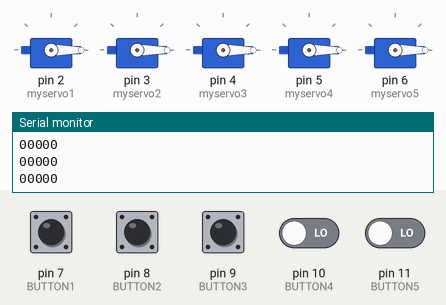
This sketch was run on a simulated Arduino Uno, built with avr-gcc and run on an emulated ATmega328P. On the bench: 5 × servo, the last lines printed to the serial monitor. The test bench sets the inputs (shaded band); at power-on: pin 7 (BUTTON1), pin 8 (BUTTON2), pin 9 (BUTTON3), pin 10 (BUTTON4), pin 11 (BUTTON5) LOW.

Above: at 2.8 s.
2.9 s: pin 7 (BUTTON1) pulled HIGH for 1.2 s
At 3.8 s:
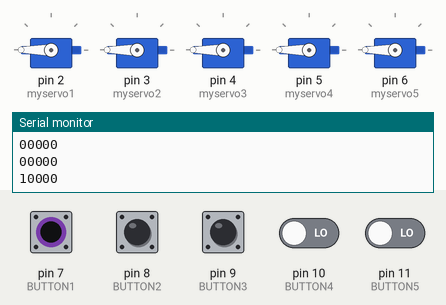
7.5 s: pin 8 (BUTTON2) pulled HIGH for 1.2 s
At 8.4 s:
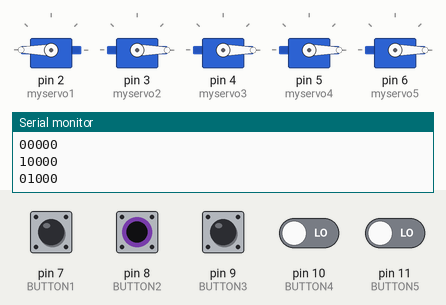
11.0 s: pin 10 (BUTTON4) driven HIGH and pin 11 (BUTTON5) driven HIGH
At 21.0 s:
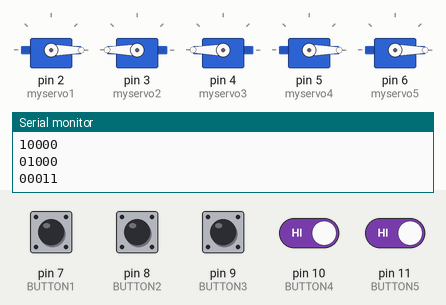
23.3 s: pin 10 (BUTTON4) driven LOW
At 27.6 s:
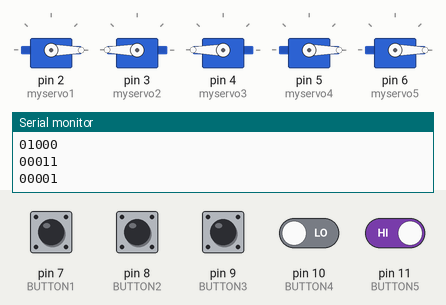
Timing chart, 0 to 28.4 s (numbered marks = the images above; inputs shaded):
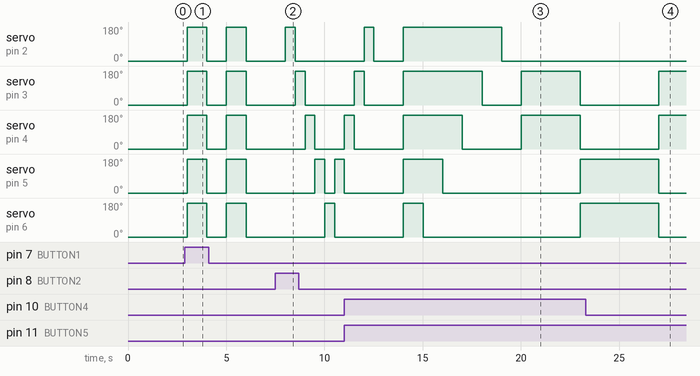

Measured:
- after the input at 2.9 s, servo on pin 2 (myservo1), servo on pin 3 (myservo2), servo on pin 4 (myservo3), servo on pin 5 (myservo4), servo on pin 6 (myservo5): alternates 180° for 1.0 s and 0° for 1.0 s, starting after 0.11 s
- after the input at 7.5 s, servo on pin 2 (myservo1): 0° → 180° after 0.51 s, → 0° 0.50 s later; servo on pin 3 (myservo2): 0° → 180° after 1.0 s, → 0° 0.50 s later
- after the input at 11.0 s, servo on pin 6 (myservo5): 0° → 180° after 3.0 s, → 0° 1.0 s later, → 180° 8.0 s later
- after the input at 23.3 s, servo on pin 2 (myservo1): stays 0° (without the input it goes to 180° after 3.7 s); servo on pin 5 (myservo4): 180° → 0° after 3.7 s; servo on pin 6 (myservo5): 180° → 0° after 3.7 s instead of 4.7 s

The sketch:

Robotic_Hand_Code.ino
```cpp
#include <Servo.h>

Servo myservo1;
Servo myservo2;
Servo myservo3;
Servo myservo4;
Servo myservo5;

int buttonRead;

const int BUTTON1=7;
const int BUTTON2=8;
const int BUTTON3=9;
const int BUTTON4=10;
const int BUTTON5=11;

int BUTTONstate1=0;
int BUTTONstate2=0;
int BUTTONstate3=0;
int BUTTONstate4=0;
int BUTTONstate5=0;

int angle = 0;
void setup() {

  myservo1.attach(2);
  myservo2.attach(3);
  myservo3.attach(4);
  myservo4.attach(5);
  myservo5.attach(6);

  pinMode(BUTTON1, INPUT);
  pinMode(BUTTON2, INPUT);
  pinMode(BUTTON3, INPUT);
  pinMode(BUTTON4, INPUT);
  pinMode(BUTTON5, INPUT);

Serial.begin(9600);

}
void loop() {

  BUTTONstate1=digitalRead(BUTTON1);
  BUTTONstate2=digitalRead(BUTTON2);
  BUTTONstate3=digitalRead(BUTTON3);
  BUTTONstate4=digitalRead(BUTTON4);
  BUTTONstate5=digitalRead(BUTTON5);

  Serial.print(BUTTONstate1);
  Serial.print(BUTTONstate2);
  Serial.print(BUTTONstate3);
  Serial.print(BUTTONstate4);
  Serial.println(BUTTONstate5);

  if (BUTTONstate1==1){
  myservo1.write(180);
  myservo2.write(180);
  myservo3.write(180);
  myservo4.write(180);
  myservo5.write(180);
  delay(1000);
  myservo1.write(0);
  myservo2.write(0);
  myservo3.write(0);
  myservo4.write(0);
  myservo5.write(0);
  delay(1000);
  myservo1.write(180);
  myservo2.write(180);
  myservo3.write(180);
  myservo4.write(180);
  myservo5.write(180);
  delay(1000);
  myservo1.write(0);
  myservo2.write(0);
  myservo3.write(0);
  myservo4.write(0);
  myservo5.write(0);
  delay(1000);
  }
   else {
  myservo1.write(0);
  myservo2.write(0);
  myservo3.write(0);
  myservo4.write(0);
  myservo5.write(0);
}

  if (BUTTONstate2==1){
  myservo1.write(180);
  myservo2.write(0);
  myservo3.write(0);
  myservo4.write(0);
  myservo5.write(0);
  delay(500);
  myservo1.write(0);
  myservo2.write(180);
  myservo3.write(0);
  myservo4.write(0);
  myservo5.write(0);
  delay(500);
  myservo1.write(0);
  myservo2.write(0);
  myservo3.write(180);
  myservo4.write(0);
  myservo5.write(0);
  delay(500);
  myservo1.write(0);
  myservo2.write(0);
  myservo3.write(0);
  myservo4.write(180);
  myservo5.write(0);
  delay(500);
  myservo1.write(0);
  myservo2.write(0);
  myservo3.write(0);
  myservo4.write(0);
  myservo5.write(180);
  delay(500);
  myservo1.write(0);
  myservo2.write(0);
  myservo3.write(0);
  myservo4.write(180);
  myservo5.write(0);
  delay(500);
  myservo1.write(0);
  myservo2.write(0);
  myservo3.write(180);
  myservo4.write(0);
  myservo5.write(0);
  delay(500);
  myservo1.write(0);
  myservo2.write(180);
  myservo3.write(0);
  myservo4.write(0);
  myservo5.write(0);
  delay(500);
  myservo1.write(180);
  myservo2.write(0);
  myservo3.write(0);
  myservo4.write(0);
  myservo5.write(0);
  delay(500);
  myservo1.write(0);
  myservo2.write(0);
  myservo3.write(0);
  myservo4.write(0);
  myservo5.write(0);
  delay(500);
}
   else {
  myservo1.write(0);
  myservo2.write(0);
  myservo3.write(0);
  myservo4.write(0);
  myservo5.write(0);
}

  if (BUTTONstate3==1){
  myservo1.write(180);
  myservo2.write(180);
  myservo3.write(0);
  myservo4.write(180);
  myservo5.write(0);
  delay(4000);
  }
   else {
  myservo1.write(0);
  myservo2.write(0);
  myservo3.write(0);
  myservo4.write(0);
  myservo5.write(0);
}

  if (BUTTONstate4==1){
  myservo1.write(180);
  myservo2.write(180);
  myservo3.write(180);
  myservo4.write(180);
  myservo5.write(180);
  delay(1000);
  myservo1.write(180);
  myservo2.write(180);
  myservo3.write(180);
  myservo4.write(180);
  myservo5.write(0);
  delay(1000);
  myservo1.write(180);
  myservo2.write(180);
  myservo3.write(180);
  myservo4.write(0);
  myservo5.write(0);
  delay(1000);
  myservo1.write(180);
  myservo2.write(180);
  myservo3.write(0);
  myservo4.write(0);
  myservo5.write(0);
  delay(1000);
  myservo1.write(180);
  myservo2.write(0);
  myservo3.write(0);
  myservo4.write(0);
  myservo5.write(0);
  delay(1000);
  myservo1.write(0);
  myservo2.write(0);
  myservo3.write(0);
  myservo4.write(0);
  myservo5.write(0);
  delay(1000);
  }
   else {
  myservo1.write(0);
  myservo2.write(0);
  myservo3.write(0);
  myservo4.write(0);
  myservo5.write(0);
}

  if (BUTTONstate5==1){
  myservo1.write(0);
  myservo2.write(180);
  myservo3.write(180);
  myservo4.write(0);
  myservo5.write(0);
  delay(3000);
  myservo1.write(0);
  myservo2.write(0);
  myservo3.write(0);
  myservo4.write(180);
  myservo5.write(180);
  delay(3000);
  }
   else {
  myservo1.write(0);
  myservo2.write(0);
  myservo3.write(0);
  myservo4.write(0);
  myservo5.write(0);
}
   delay(1000);
  }

//This code controls a 3d printed robotic hand using an arduino mega and 5 servos, one connected by cable to each finger.
//There are also 5 buttons that, when pushed, each cause the hand to perform a different action such as make a fist or cycle each finger to full extension.
```
